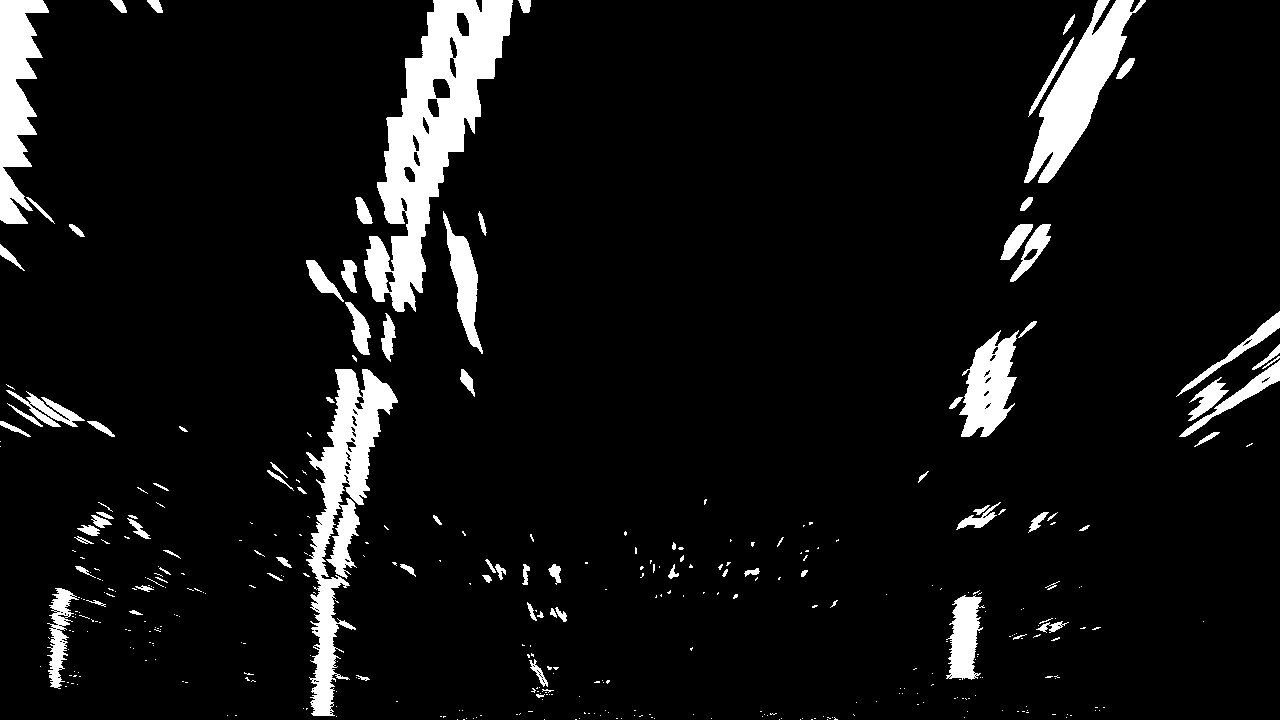
#> input picture L8_AdvancedComputerVision/warped-example.jpg, 1280 x 720 px, found by its file name
$ python histogram_finding_lines.py   (older library calls are emulated)
#> lines starting #> are read from the running program, lines starting #| are printed output that depends on the picture
import numpy as np
import matplotlib.image as mpimg
import matplotlib.pyplot as plt

# Load our image
# `mpimg.imread` will load .jpg as 0-255, so normalize back to 0-1
img = mpimg.imread('L8_AdvancedComputerVision/warped-example.jpg')/255
#> img: shape (720, 1280) float64; min 0, max 1, mean 0.0726

def hist(img):
    # Grab the bottom half of the image
    # Lane lines are likely to be mostly vertical nearest to the car
    bottom_half = img[np.int(img.shape[0]/2):-1 , :]
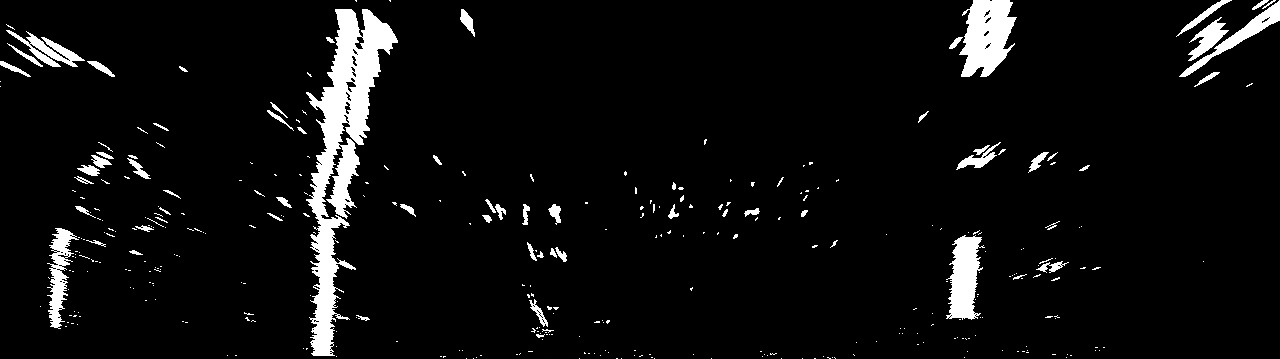
#> bottom_half: shape (359, 1280) float64; min 0, max 1, mean 0.0564

    # Sum across image pixels vertically

    # histogram = np.zeros(len(bottom_half[0]))
    # for i in range(len(bottom_half[0])):
    #   histogram[i] = np.sum(bottom_half[:,i])

    histogram = np.sum(bottom_half, axis=0)
#> histogram = 1280 values, max 244.9 at index 327, min 0 at index 208, mean 20.26

    return histogram

# Create histogram of image binary activations
histogram = hist(img)

# Plot the result
f, ((ax1), (ax2)) = plt.subplots(2, 1, figsize=(24, 9))
f.tight_layout()

ax1.imshow(img, cmap = 'gray')
ax1.set_title('Original Image', fontsize=20)

ax2.plot(histogram)
ax2.set_title('Column Sums', fontsize=20)
plt.subplots_adjust(left=0., right=1, top=0.9, bottom=0.)
plt.show()
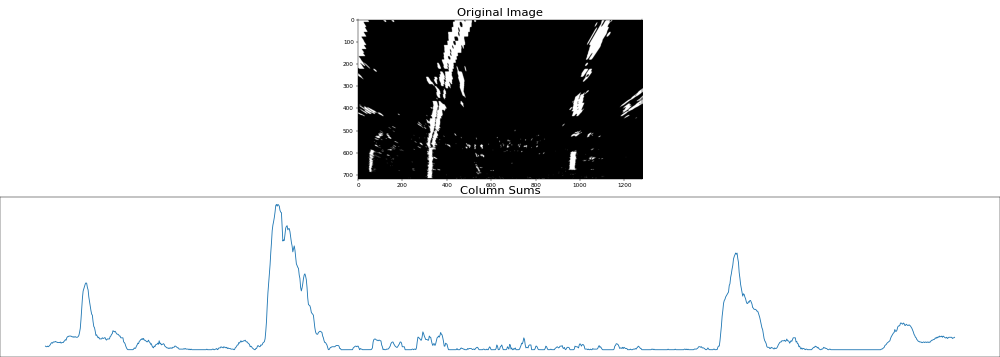
#> figure drawn by matplotlib, 2 panels; panel 2: curve peaks at x = 327, y = 244.9
